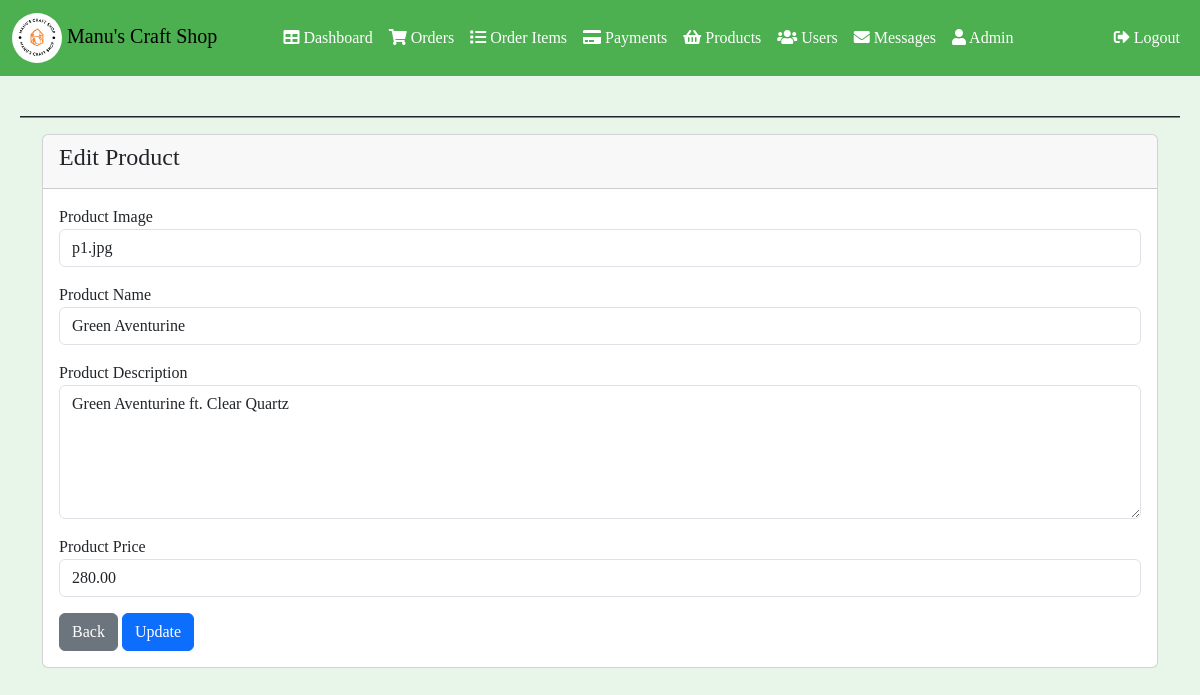
The page /admin/edit_product.php?product_id=1 (signed in) on the database its author committed.
### tables this page shows
CREATE TABLE `products` (
  `product_id` int(11) NOT NULL,
  `product_name` varchar(100) NOT NULL,
  `product_description` varchar(255) NOT NULL,
  `product_image` varchar(255) NOT NULL,
  `product_price` decimal(6,2) NOT NULL
);

### admin/edit_product.php (the view, shortened to what this page needs)
<?php
include '../server/connection.php';
if(isset($_GET['product_id'])){
    $product_id = $_GET['product_id'];
    $result = $conn->prepare("SELECT * FROM products WHERE product_id = ?");
    $result->bind_param('i', $product_id);
    $result->execute();
    $products = $result->get_result();
}
else{
    header('Location: products.php');
    exit();
}
?>
<?php include('header.php') ?>
<section>
    <div class="container">
        <div class="row">
            <div class="col-sm-12">
                <div class="card">
                    <div class="card-header">
                        <h4>Edit Product</h4>
                    </div>
                    <div class="card-body">
                        <form action="edit_product.php?product_id=<?php echo $product_id; ?>" method="post">
                            <?php foreach($products as $row ) { ?>
                                <div class="form-group mb-3">
                                    <label for="product_image">Product Image</label>
                                    <input type="text" class="form-control" id="product_image" value="<?php echo $row['product_image']; ?>" name="product_image" required>
                                </div>
                                <div class="form-group mb-3">
                                    <label for="product_name">Product Name</label>
                                    <input type="text" class="form-control" id="product_name" value="<?php echo $row['product_name']; ?>" name="product_name" >
                                </div>
                                <div class="form-group mb-3">
                                    <label for="product_description">Product Description</label>
                                    <textarea class="form-control" cols="30" rows="5"  id="product_description" name="product_description" ><?php echo $row['product_description']; ?></textarea>
                                </div>
                                <div class="form-group mb-3">
                                    <label for="product_price">Product Price</label>
                                    <input type="number" step="0.01" min="0" class="form-control" id="product_price" value="<?php echo $row['product_price']; ?>" name="product_price" >
                                </div>
                                <div class="form-group">
                                    <a href="products.php" class="btn btn-secondary">Back</a>
                                    <input type="submit" class="btn btn-primary" name="update" value="Update">
                                </div>
                            <?php } ?>
                        </form>
                    </div>
                </div>
            </div>
        </div>
    </div>
</section>
<?php include('footer.php') ?>

### admin/header.php (style rules this page uses)
* { margin: 0; padding: 0; box-sizing: border-box; font-family: 'Poppins, San Serif'; }
body { display: flex; height: 100vh; flex-direction: column; }

### rows shown on the page
products: product_image "p1.jpg", product_name "Green Aventurine", product_description "Green Aventurine ft. Clear Quartz", product_price "280.00"
